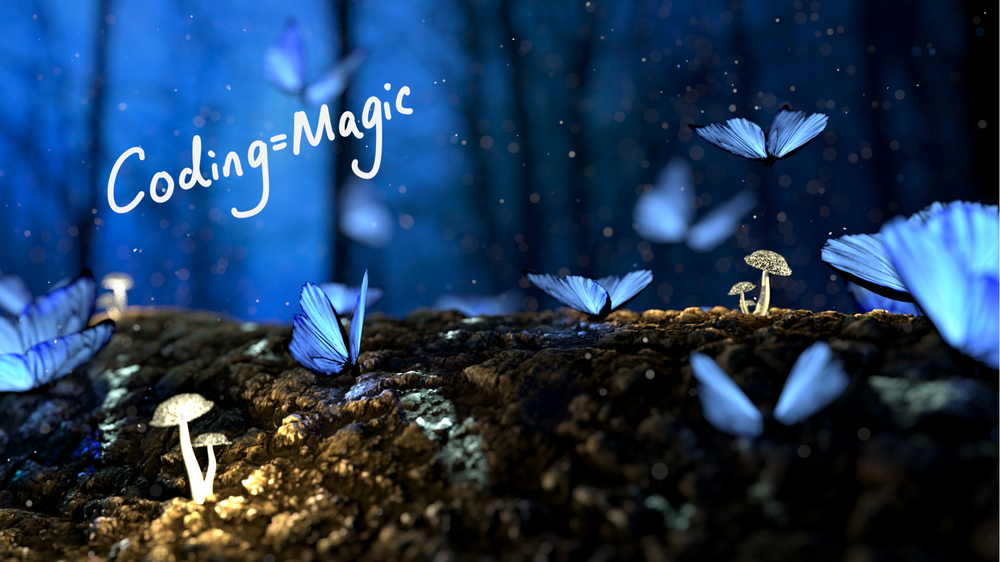
#> input picture Opencv_101_basic/getting_and_setting_pixel/sea.png, 1000 x 562 px, shrunk from 1920 x 1080 before the run
$ python getting_setting_pixel.py
#> lines starting #> are read from the running program, lines starting #| are printed output that depends on the picture; after the words box and inside, x2 and y2 are one past the last pixel; in counts of white or black regions, pixels touching at a corner belong together
# import the necessary packages
from matplotlib import pyplot as plt
import argparse
import cv2

def plt_imshow(title, image):
	# convert the image frame BGR to RGB color space and display it
	image = cv2.cvtColor(image, cv2.COLOR_BGR2RGB)
	plt.imshow(image)
	plt.title(title)
	plt.grid(False)
	plt.show()

# construct the argument parser and parse the arguments
#ap = argparse.ArgumentParser()
#ap.add_argument("-i", "--image", type=str, default="adrian.png",
#	help="path to the input image")
#args = vars(ap.parse_args())

# since we are using Jupyter Notebooks we can replace our argument
# parsing code with *hard coded* arguments and values
args = {
	"image": "sea.png"
}

# load the image, grab its spatial dimensions (width and height),
# and then display the original image to our screen
image = cv2.imread(args["image"])       #this line read the input image and give a numpy array to image variable
#> image is the input picture: shape (562, 1000, 3); mean B, G, R 86.5, 56.9, 31.4
(h, w) = image.shape[:2]                #it represent the image in terms of width an height
#> h = 562; w = 1000
plt_imshow("Original", image)           #this line show the image in original dimensions

# images are simply NumPy arrays -- with the origin (0, 0) located at
# the top-left of the image
(b, g, r) = image[0, 0]
#> b = 204; g = 101; r = 14
print("Pixel at (0, 0) - Red: {}, Green: {}, Blue: {}".format(r, g, b))
#| Pixel at (0, 0) - Red: 14, Green: 101, Blue: 204

# access the pixel located at x=50, y=20
(b, g, r) = image[20, 50]
#> b = 183; g = 90; r = 17
print("Pixel at (50, 20) - Red: {}, Green: {}, Blue: {}".format(r, g, b))
#| Pixel at (50, 20) - Red: 17, Green: 90, Blue: 183

# update the pixel at (50, 20) and set it to red
image[20, 50] = (0, 0, 255)
(b, g, r) = image[20, 50]
#> b = 0; g = 0; r = 255
print("Pixel at (50, 20) - Red: {}, Green: {}, Blue: {}".format(r, g, b))
#| Pixel at (50, 20) - Red: 255, Green: 0, Blue: 0

# compute the center of the image, which is simply the width and height
# divided by two
(cX, cY) = (w // 2, h // 2)
#> cX = 500; cY = 281

# since we are using NumPy arrays, we can apply array slicing to grab
# large chunks/regions of interest from the image -- here we grab the
# top-left corner of the image
tl = image[0:cY, 0:cX]
cv2.imshow("Top-Left Corner", tl)

# in a similar fashion, we can crop the top-right, bottom-right, and
# bottom-left corners of the image and then display them to our
# screen
tr = image[0:cY, cX:w]
br = image[cY:h, cX:w]
bl = image[cY:h, 0:cX]
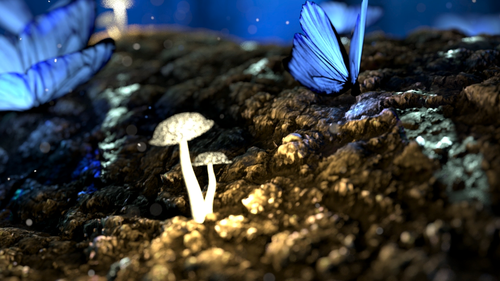
#> bl: shape (281, 500, 3); mean B, G, R 63.2, 59.8, 54.8
cv2.imshow("Top-Right Corner", tr)
cv2.imshow("Bottom-Right Corner", br)
cv2.imshow("Bottom-Left Corner", bl)

# set the top-left corner of the original image to be green
image[0:cY, 0:cX] = (0, 255, 0)

# Show our updated image
cv2.imshow("Updated", image)
cv2.waitKey(0)


# USAGE
# python opencv_getting_setting.py

# import the necessary packages
import argparse
import cv2

# construct the argument parser and parse the arguments
ap = argparse.ArgumentParser()
ap.add_argument("-i", "--image", type=str, default="adrian.png",
	help="path to the input image")
args = vars(ap.parse_args())

# load the image, grab its spatial dimensions (width and height),
# and then display the original image to our screen
image = cv2.imread(args["image"])
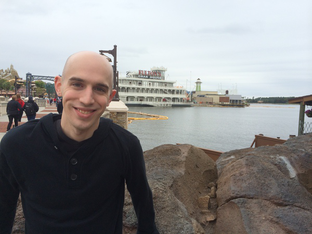
#> input picture Opencv_101_basic/Cropping_opencv.py/adrian.png, 312 x 234 px, shrunk from 600 x 450 before the run, found by its file name
#> image is the input picture: shape (234, 312, 3); mean B, G, R 139.9, 140.1, 141
(h, w) = image.shape[:2]
#> h = 234; w = 312
cv2.imshow("Original", image)

# images are simply NumPy arrays -- with the origin (0, 0) located at
# the top-left of the image
(b, g, r) = image[0, 0]
#> b = 244; g = 238; r = 231
print("Pixel at (0, 0) - Red: {}, Green: {}, Blue: {}".format(r, g, b))
#| Pixel at (0, 0) - Red: 231, Green: 238, Blue: 244

# access the pixel located at x=50, y=20
(b, g, r) = image[20, 50]
#> b = 252; g = 249; r = 241
print("Pixel at (50, 20) - Red: {}, Green: {}, Blue: {}".format(r, g, b))
#| Pixel at (50, 20) - Red: 241, Green: 249, Blue: 252

# update the pixel at (50, 20) and set it to red
image[20, 50] = (0, 0, 255)
#> image: shape (234, 312, 3); under 0.01% of pixels changed, all inside (x1, y1, x2, y2) = (50, 20, 51, 21)
(b, g, r) = image[20, 50]
#> b = 0; g = 0; r = 255
print("Pixel at (50, 20) - Red: {}, Green: {}, Blue: {}".format(r, g, b))
#| Pixel at (50, 20) - Red: 255, Green: 0, Blue: 0

# compute the center of the image, which is simply the width and height
# divided by two
(cX, cY) = (w // 2, h // 2)
#> cX = 156; cY = 117

# since we are using NumPy arrays, we can apply array slicing to grab
# large chunks/regions of interest from the image -- here we grab the
# top-left corner of the image
tl = image[0:cY, 0:cX]
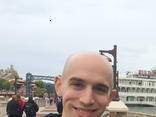
#> tl: shape (117, 156, 3); mean B, G, R 190.2, 191.3, 194.5
cv2.imshow("Top-Left Corner", tl)

# in a similar fashion, we can crop the top-right, bottom-right, and
# bottom-left corners of the image and then display them to our
# screen
tr = image[0:cY, cX:w]
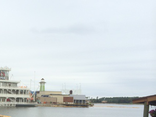
#> tr: shape (117, 156, 3); mean B, G, R 223.7, 220.3, 212.6
br = image[cY:h, cX:w]
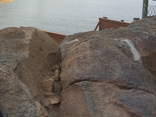
#> br: shape (117, 156, 3); mean B, G, R 101.8, 108, 115.1
bl = image[cY:h, 0:cX]
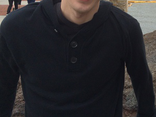
#> bl: shape (117, 156, 3); mean B, G, R 43.7, 40.7, 41.7
cv2.imshow("Top-Right Corner", tr)
cv2.imshow("Bottom-Right Corner", br)
cv2.imshow("Bottom-Left Corner", bl)

# set the top-left corner of the original image to be green
image[0:cY, 0:cX] = (0, 255, 0)
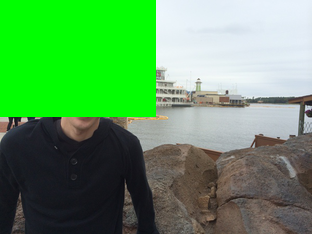
#> image: shape (234, 312, 3); mean B, G, R 92.3, 156, 92.4

# Show our updated image
cv2.imshow("Updated", image)
cv2.waitKey(0)
